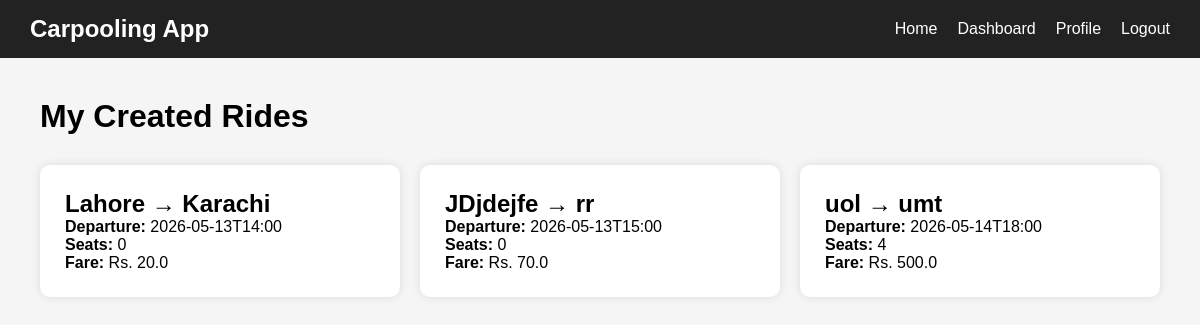
Page /my-rides (signed in) on the committed database.
### models/ride_model.py (models this page shows, shortened)
class Ride(db.Model):
    id = db.Column(db.Integer, primary_key=True)
    driver_id = db.Column(db.Integer, nullable=False)
    pickup_location = db.Column(db.String(200), nullable=False)
    destination = db.Column(db.String(200), nullable=False)
    departure_time = db.Column(db.String(100), nullable=False)
    available_seats = db.Column(db.Integer, nullable=False)
    fare = db.Column(db.Float, nullable=False)
    status = db.Column(db.String(50), default='active')

### routes/ride_routes.py (the view)
@ride.route('/my-rides')
@login_required
def my_rides():
    driver_rides = Ride.query.filter_by(
        driver_id=session['user_id']
    ).all()
    return render_template(
        'driver/my_rides.html',
        rides=driver_rides
    )

### templates/driver/my_rides.html (shortened to what this page needs)
{% extends 'base.html' %}
{% block content %}
<div class="rides-container">
    <h1>My Created Rides</h1>
    <div class="ride-grid">
        {% for ride in rides %}
            <div class="ride-card">
                <h2>
                    {{ ride.pickup_location }}
                    →
                    {{ ride.destination }}
                </h2>
                <p>
                    <strong>Departure:</strong>
                    {{ ride.departure_time }}
                </p>
                <p>
                    <strong>Seats:</strong>
                    {{ ride.available_seats }}
                </p>
                <p>
                    <strong>Fare:</strong>
                    Rs. {{ ride.fare }}
                </p>
            </div>
        {% endfor %}
    </div>
</div>
{% endblock %}

### static/css/style.css (style rules this page uses)
* { margin: 0; padding: 0; box-sizing: border-box; font-family: Arial, sans-serif; }
body { background-color: #f5f5f5; }
.rides-container { padding: 40px; }
.ride-grid { display: grid; grid-template-columns: repeat(auto-fit, minmax(300px, 1fr)); gap: 20px; margin-top: 30px; }
.ride-card { background-color: white; padding: 25px; border-radius: 10px; box-shadow: 0 0 10px rgba(0,0,0,0.1); }

### rows in the picture
Ride: pickup_location "Lahore", destination "Karachi", departure_time "2026-05-13T14:00", available_seats "0", fare "20.0"
Ride: pickup_location "JDjdejfe", destination "rr", departure_time "2026-05-13T15:00", available_seats "0", fare "70.0"
Ride: pickup_location "uol", destination "umt", departure_time "2026-05-14T18:00", available_seats "4", fare "500.0"
